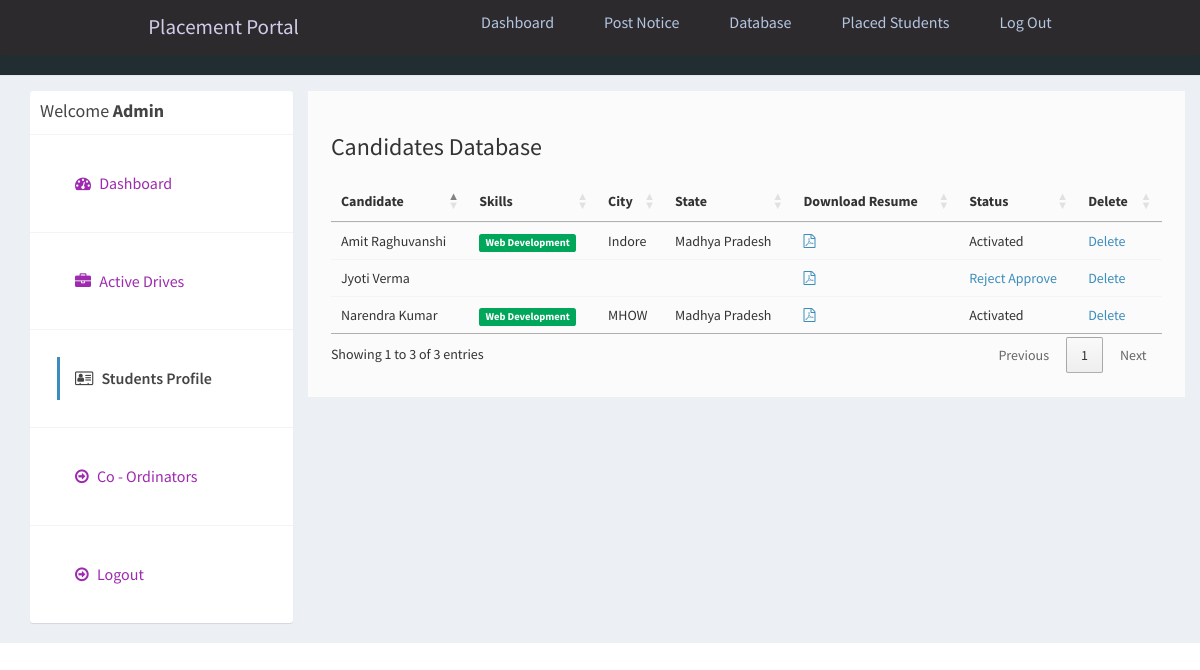
Page /admin/applications.php (signed in) on the committed database.
### tables this page shows
CREATE TABLE `users` (
  `id_user` int(11) NOT NULL AUTO_INCREMENT,
  `firstname` varchar(255) NOT NULL,
  `lastname` varchar(255) NOT NULL,
  `email` varchar(255) NOT NULL,
  `password` varchar(255) NOT NULL,
  `address` text DEFAULT NULL,
  `city` varchar(255) DEFAULT NULL,
  `state` varchar(255) DEFAULT NULL,
  `contactno` varchar(255) DEFAULT NULL,
  `qualification` varchar(255) DEFAULT NULL,
  `stream` varchar(255) DEFAULT NULL,
  `passingyear` varchar(255) DEFAULT NULL,
  `dob` varchar(255) DEFAULT NULL,
  `age` varchar(255) DEFAULT NULL,
  `designation` varchar(255) DEFAULT NULL,
  `resume` varchar(255) DEFAULT NULL,
  `hash` varchar(255) DEFAULT NULL,
  `active` int(11) NOT NULL DEFAULT 2,
  `aboutme` text DEFAULT NULL,
  `skills` text DEFAULT NULL,
  `hsc` int(200) NOT NULL DEFAULT 0,
  `ssc` int(11) NOT NULL DEFAULT 0,
  `ug` int(11) NOT NULL DEFAULT 0,
  `pg` int(11) NOT NULL DEFAULT 0,
  PRIMARY KEY (`id_user`),
  UNIQUE KEY `email` (`email`)
);

### admin/applications.php (the view, shortened to what this page needs)
<?php
require_once("../db.php");
?>
<!DOCTYPE html>
<html>
<head>
  <link rel="stylesheet" href="https://cdnjs.cloudflare.com/ajax/libs/twitter-bootstrap/3.3.7/css/bootstrap.min.css">
  <link rel="stylesheet" href="https://cdnjs.cloudflare.com/ajax/libs/font-awesome/4.7.0/css/font-awesome.min.css">
  <link rel="stylesheet" href="https://cdnjs.cloudflare.com/ajax/libs/ionicons/2.0.1/css/ionicons.min.css">
  <link rel="stylesheet" href="https://cdn.datatables.net/1.10.15/css/jquery.dataTables.min.css">
  <link rel="stylesheet" href="../css/AdminLTE.min.css">
  <link rel="stylesheet" href="../css/_all-skins.min.css">
  <link rel="stylesheet" href="../css/custom.css">
</head>
<body class="hold-transition skin-green sidebar-mini">
  <div class="wrapper">
    <?php
    include 'header.php';
    ?>
    <div class="content-wrapper" style="margin-left: 0px;">
      <section id="candidates" class="content-header">
        <div class="container">
          <div class="row">
            <div class="col-md-3">
              <div class="box box-solid">
                <div class="box-header with-border">
                  <h3 class="box-title">Welcome <b>Admin</b></h3>
                </div>
                <div class="box-body no-padding">
                  <ul class="nav nav-pills nav-stacked">
                    <li><a href="dashboard.php"><i class="fa fa-dashboard"></i> Dashboard</a></li>
                    <li><a href="active-jobs.php"><i class="fa fa-briefcase"></i> Active Drives</a></li>
                    <li class="active"><a href="applications.php"><i class="fa fa-address-card-o"></i> Students Profile</a></li>
                    <li><a href="companies.php"><i class="fa fa-arrow-circle-o-right"></i> Co - Ordinators</a></li>
                    <li><a href="../logout.php"><i class="fa fa-arrow-circle-o-right"></i> Logout</a></li>
                  </ul>
                </div>
              </div>
            </div>
            <div class="col-md-9 bg-white padding-2">
              <h3>Candidates Database</h3>
              <div class="row margin-top-20">
                <div class="col-md-12">
                  <div class="box-body table-responsive no-padding">
                    <table id="example2" class="table table-hover">
                      <thead>
                        <th>Candidate</th>
                        <th>Skills</th>
                        <th>City</th>
                        <th>State</th>
                        <th>Download Resume</th>
                        <th>Status</th>
                        <th>Delete</th>
                      </thead>
                      <tbody>
                        <?php
                        $sql = "SELECT * FROM users";
                        $result = $conn->query($sql);
                        if ($result->num_rows > 0) {
                          while ($row = $result->fetch_assoc()) {
                            $skills = $row['skills'];
                            $skills = explode(',', $skills);
                        ?>
                            <tr>
                              <td><?php echo $row['firstname'] . ' ' . $row['lastname']; ?></td>
                              <td>
                                <?php
                                foreach ($skills as $value) {
                                  echo ' <span class="label label-success">' . $value . '</span>';
                                }
                                ?>
                              </td>
                              <td><?php echo $row['city']; ?></td>
                              <td><?php echo $row['state']; ?></td>
                              <?php if ($row['resume'] != '') { ?>
                                <td><a href="../uploads/resume/<?php echo $row['resume']; ?>" download="<?php echo $row['firstname'] . ' Resume'; ?>"><i class="fa fa-file-pdf-o"></i></a></td>
                              <?php } else { ?>
                                <td>No Resume Uploaded</td>
                              <?php } ?>
                              <td>
                                <?php
                                if ($row['active'] == '1') {
                                  echo "Activated";
                                } else if ($row['active'] == '2') {
                                ?>
                                  <a href="reject-student.php?id=<?php echo $row['id_user']; ?>">Reject</a> <a href="approve-student.php?id=<?php echo $row['id_user']; ?>">Approve</a>
                                <?php
                                } else if ($row['active'] == '3') {
                                ?>
                                  <a href="approve-student.php?id=<?php echo $row['id_user']; ?>">Reactivate</a>
                                <?php
                                } else if ($row['active'] == '0') {
                                  echo "Rejected";
                                }
                                ?>
                              </td>
                              <td><a href="delete-student.php?id=<?php echo $row['id_user']; ?>">Delete</a></td>
                            </tr>
                        <?php
                          }
                        }
                        ?>
                      </tbody>
                    </table>
                  </div>
                </div>
              </div>
            </div>
          </div>
        </div>
      </section>
    </div>
  </div>
</body>
</html>

### css/custom.css (style rules this page uses)
.margin-top-20 { margin-top: 20px; }
.padding-2 { padding: 2%; }
.bg-white { background-color:#fbfbfb; margin-left: 0%; }
.box { font-size: medium; font-family: sans-serif; }
li { color: aqua; }

### admin/header.php (style rules this page uses)
* { margin: 0; padding: 0; box-sizing: border-box; }
html { font-size: 62.5%; font-family: 'Roboto', sans-serif; }
li { list-style: none; }
a { text-decoration: none; }

### rows in the picture
users: firstname "Narendra", lastname "Kumar", skills "Web Development", city "MHOW", state "Madhya Pradesh", active "Activated"
users: firstname "Amit", lastname "Raghuvanshi", skills "Web Development", city "Indore", state "Madhya Pradesh", active "Activated"
users: firstname "Jyoti", lastname "Verma"
